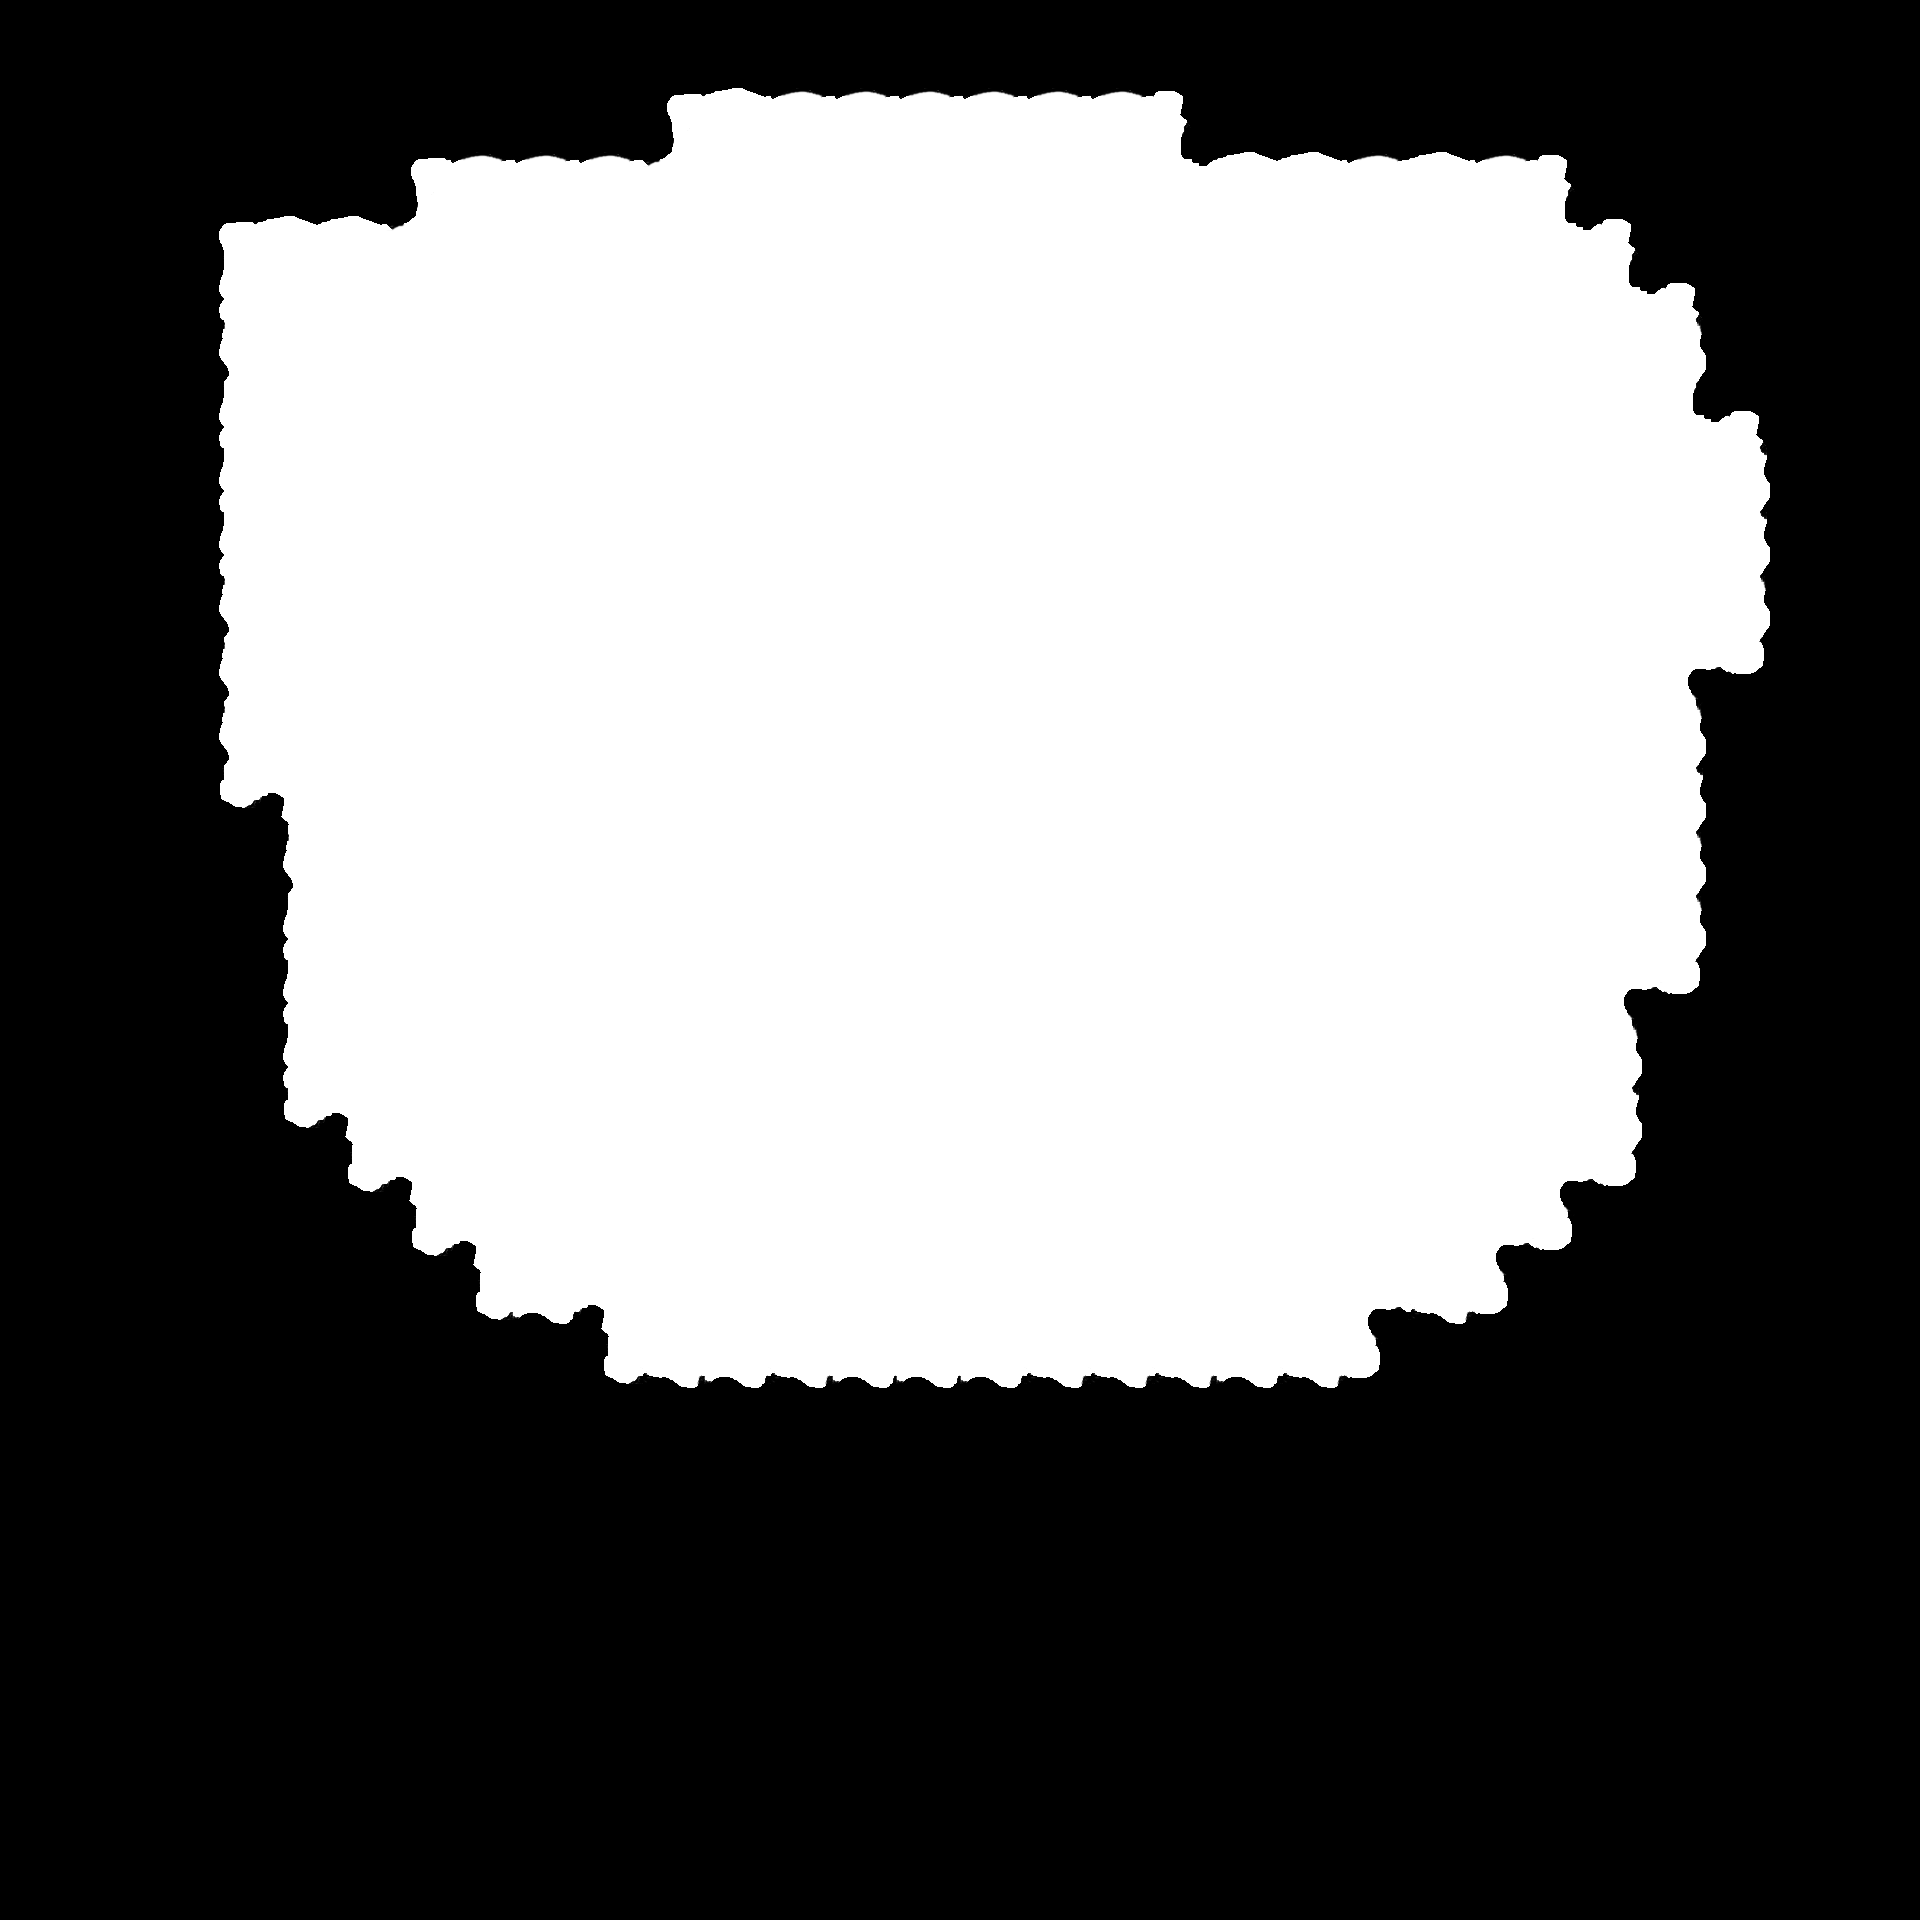

A level layout from a 2D game, rendered from its tile map. Below: a short description, then the map file with its tile-grid data intact:
An orthogonal 30x30 tile map with 64x64 px tiles, 1 tile layer (Tile Layer 1).

<map version="1.0" tiledversion="1.0.1" orientation="orthogonal" renderorder="right-down" width="30" height="30" tilewidth="64" tileheight="64" nextobjectid="1">
 <tileset firstgid="1" name="CloudBG2" tilewidth="64" tileheight="64" tilecount="18" columns="6">
  <image source="../PNGs/CloudTileGimp2.png" width="384" height="192" />
  <terraintypes>
   <terrain name="Cloud" tile="4" />
  </terraintypes>
  <tile id="0" terrain=",,,0" />
  <tile id="1" terrain=",,0,0" />
  <tile id="2" terrain=",,0," />
  <tile id="3" terrain="0,0,0," />
  <tile id="4" terrain="0,0,," />
  <tile id="5" terrain="0,0,,0" />
  <tile id="6" terrain=",0,,0" />
  <tile id="7" terrain="0,0,0,0" />
  <tile id="8" terrain="0,,0," />
  <tile id="9" terrain="0,,0," />
  <tile id="11" terrain=",0,,0" />
  <tile id="12" terrain=",0,," />
  <tile id="13" terrain="0,0,," />
  <tile id="14" terrain="0,,," />
  <tile id="15" terrain="0,,0,0" />
  <tile id="16" terrain=",,0,0" />
  <tile id="17" terrain=",0,0,0" />
 </tileset>
 <layer name="Tile Layer 1" width="30" height="30">
  <data encoding="csv">
0,0,0,0,0,0,0,0,0,0,0,0,0,0,0,0,0,0,0,0,0,0,0,0,0,0,0,0,0,0,
0,0,0,0,0,0,0,0,0,0,1,2,17,17,17,17,17,17,3,0,0,0,0,0,0,0,0,0,0,0,
0,0,0,0,0,0,1,17,17,17,18,8,8,8,8,8,8,8,16,2,2,17,2,17,3,0,0,0,0,0,
0,0,0,1,2,2,18,8,8,8,8,8,8,8,8,8,8,8,8,8,8,8,8,8,16,3,0,0,0,0,
0,0,0,7,8,8,8,8,8,8,8,8,8,8,8,8,8,8,8,8,8,8,8,8,8,16,3,0,0,0,
0,0,0,12,8,8,8,8,8,8,8,8,8,8,8,8,8,8,8,8,8,8,8,8,8,8,10,0,0,0,
0,0,0,7,8,8,8,8,8,8,8,8,8,8,8,8,8,8,8,8,8,8,8,8,8,8,16,3,0,0,
0,0,0,7,8,8,8,8,8,8,8,8,8,8,8,8,8,8,8,8,8,8,8,8,8,8,8,9,0,0,
0,0,0,7,8,8,8,8,8,8,8,8,8,8,8,8,8,8,8,8,8,8,8,8,8,8,8,9,0,0,
0,0,0,12,8,8,8,8,8,8,8,8,8,8,8,8,8,8,8,8,8,8,8,8,8,8,8,10,0,0,
0,0,0,12,8,8,8,8,8,8,8,8,8,8,8,8,8,8,8,8,8,8,8,8,8,8,4,15,0,0,
0,0,0,12,8,8,8,8,8,8,8,8,8,8,8,8,8,8,8,8,8,8,8,8,8,8,10,0,0,0,
0,0,0,13,6,8,8,8,8,8,8,8,8,8,8,8,8,8,8,8,8,8,8,8,8,8,9,0,0,0,
0,0,0,0,12,8,8,8,8,8,8,8,8,8,8,8,8,8,8,8,8,8,8,8,8,8,10,0,0,0,
0,0,0,0,7,8,8,8,8,8,8,8,8,8,8,8,8,8,8,8,8,8,8,8,8,8,10,0,0,0,
0,0,0,0,7,8,8,8,8,8,8,8,8,8,8,8,8,8,8,8,8,8,8,8,8,4,15,0,0,0,
0,0,0,0,7,8,8,8,8,8,8,8,8,8,8,8,8,8,8,8,8,8,8,8,8,10,0,0,0,0,
0,0,0,0,13,6,8,8,8,8,8,8,8,8,8,8,8,8,8,8,8,8,8,8,8,9,0,0,0,0,
0,0,0,0,0,13,6,8,8,8,8,8,8,8,8,8,8,8,8,8,8,8,8,8,4,15,0,0,0,0,
0,0,0,0,0,0,13,6,8,8,8,8,8,8,8,8,8,8,8,8,8,8,8,4,15,0,0,0,0,0,
0,0,0,0,0,0,0,13,14,6,8,8,8,8,8,8,8,8,8,8,8,4,5,15,0,0,0,0,0,0,
0,0,0,0,0,0,0,0,0,13,5,14,5,14,14,14,5,5,5,14,5,15,0,0,0,0,0,0,0,0,
0,0,0,0,0,0,0,0,0,0,0,0,0,0,0,0,0,0,0,0,0,0,0,0,0,0,0,0,0,0,
0,0,0,0,0,0,0,0,0,0,0,0,0,0,0,0,0,0,0,0,0,0,0,0,0,0,0,0,0,0,
0,0,0,0,0,0,0,0,0,0,0,0,0,0,0,0,0,0,0,0,0,0,0,0,0,0,0,0,0,0,
0,0,0,0,0,0,0,0,0,0,0,0,0,0,0,0,0,0,0,0,0,0,0,0,0,0,0,0,0,0,
0,0,0,0,0,0,0,0,0,0,0,0,0,0,0,0,0,0,0,0,0,0,0,0,0,0,0,0,0,0,
0,0,0,0,0,0,0,0,0,0,0,0,0,0,0,0,0,0,0,0,0,0,0,0,0,0,0,0,0,0,
0,0,0,0,0,0,0,0,0,0,0,0,0,0,0,0,0,0,0,0,0,0,0,0,0,0,0,0,0,0,
0,0,0,0,0,0,0,0,0,0,0,0,0,0,0,0,0,0,0,0,0,0,0,0,0,0,0,0,0,0
</data>
 </layer>
</map>
